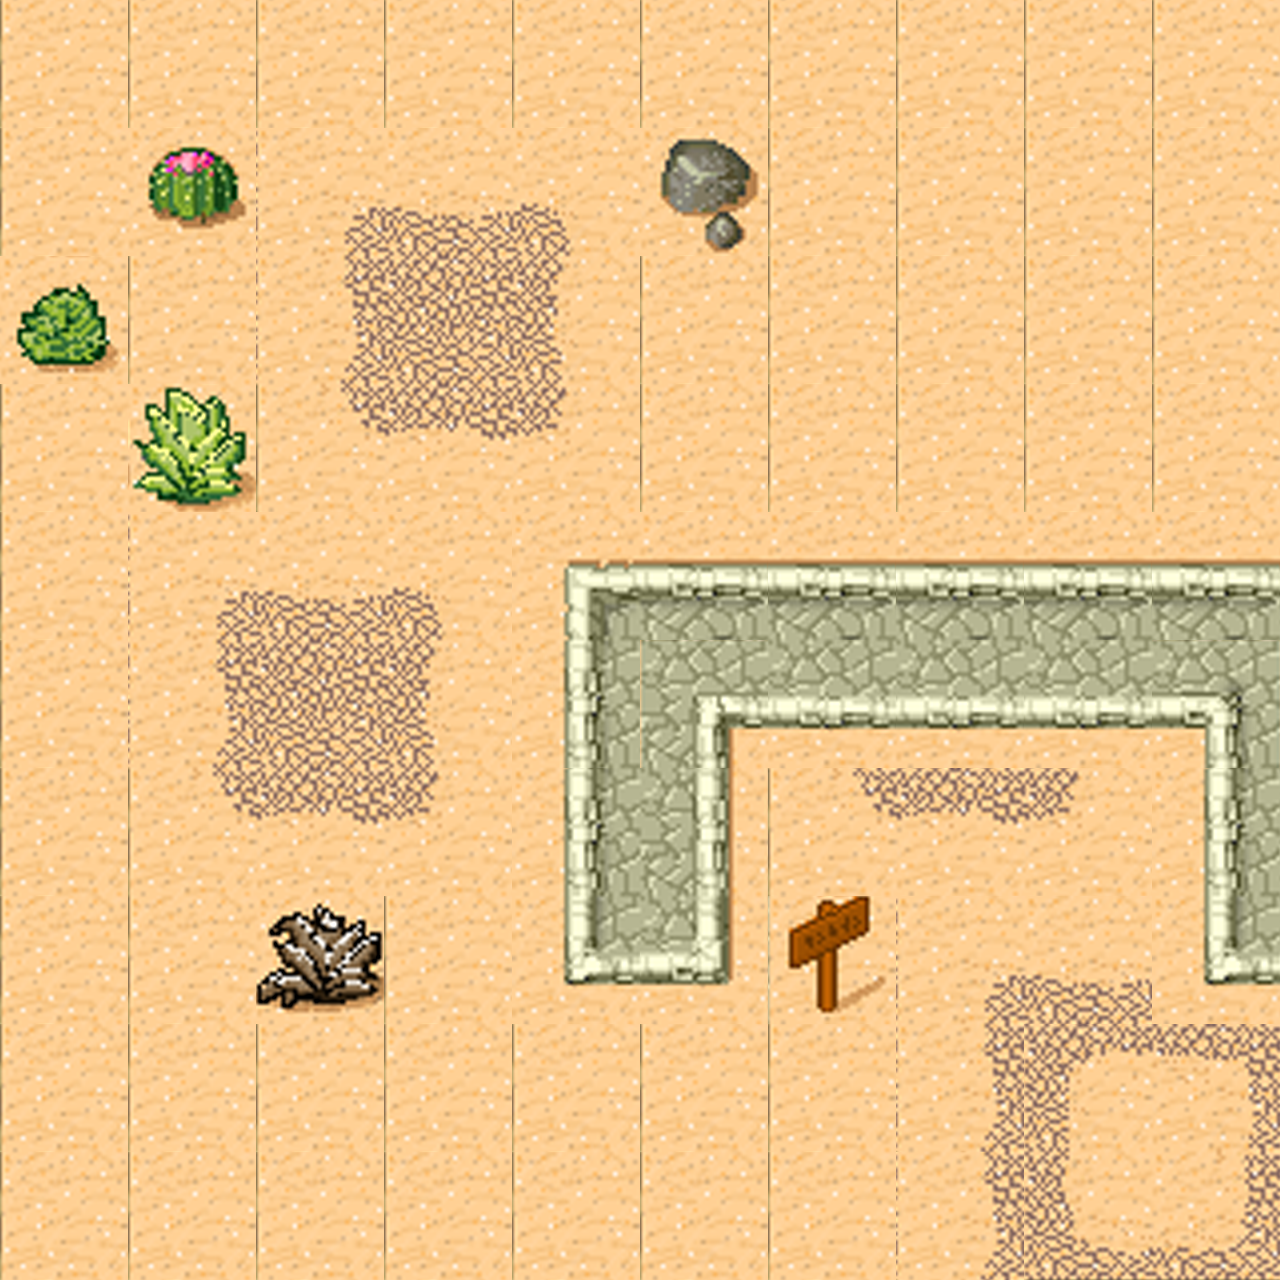

Below is a game level as drawn by its tile map, then a one-line description and the .tmx that defines it (tile-layer data replaced by summaries):
An orthogonal 10x10 tile map with 128x128 px tiles, 2 tile layers (floor, wall) and 3 objects.

<map version="1.0" orientation="orthogonal" width="10" height="10" tilewidth="128" tileheight="128">
 <tileset firstgid="1" name="rq" tilewidth="128" tileheight="128">
  <image source="bigdesert.png" width="1024" height="768" />
 </tileset>
 <layer name="floor" width="10" height="10">
  <data>[100 cells, 100 non-empty, 15 distinct tile ids]</data>
 </layer>
 <layer name="wall" width="10" height="10">
  <data>[100 cells, 23 non-empty, 14 distinct tile ids]</data>
 </layer>
 <objectgroup name="actor" width="10" height="10">
  <object x="384" y="256" width="128" height="128">
   <properties>
    <property name="atk" value="3" />
    <property name="atkrange" value="2" />
    <property name="enemy" value="1" />
    <property name="life" value="10" />
    <property name="range" value="3" />
    <property name="tag" value="1" />
    <property name="texture" value="boss" />
   </properties>
  </object>
  <object x="384" y="768" width="128" height="128">
   <properties>
    <property name="atk" value="3" />
    <property name="atkrange" value="2" />
    <property name="enemy" value="0" />
    <property name="life" value="15" />
    <property name="range" value="5" />
    <property name="tag" value="65" />
    <property name="texture" value="archer" />
   </properties>
  </object>
  <object x="384" y="896" width="128" height="128">
   <properties>
    <property name="atk" value="3" />
    <property name="atkrange" value="2" />
    <property name="enemy" value="0" />
    <property name="life" value="15" />
    <property name="range" value="5" />
    <property name="tag" value="89" />
    <property name="texture" value="archer" />
   </properties>
  </object>
 </objectgroup>
</map>
